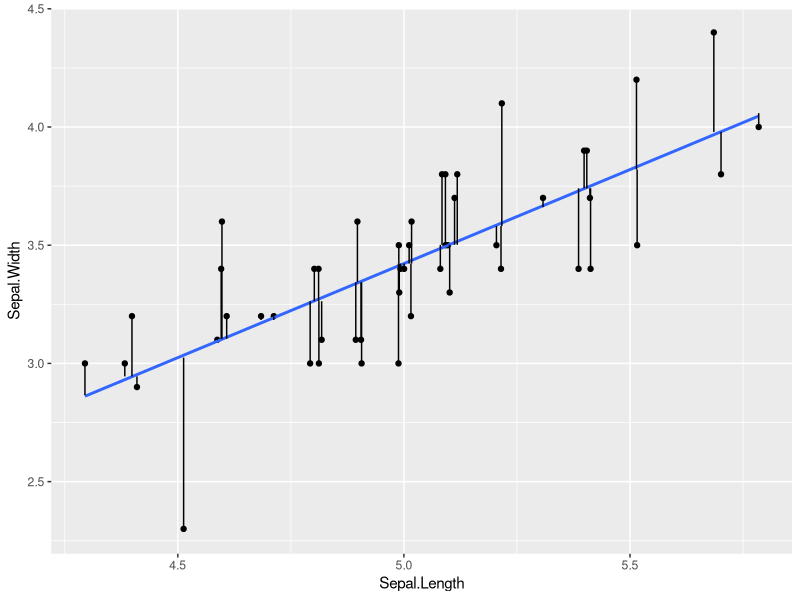
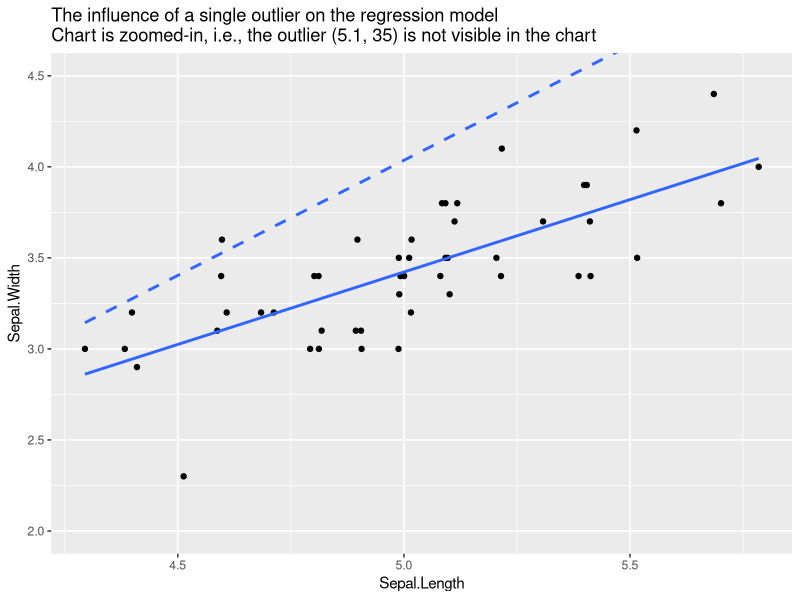

Here is the R script that generated these plots, in order:
## ---- chunk 1
library(tidyverse)

iris_setosa <- iris %>%
  filter(Species == "setosa") %>%
  mutate(Sepal.Length = jitter(Sepal.Length))

setosa_lm = lm(data = iris_setosa,
               formula = Sepal.Width ~ Sepal.Length)

iris_lm_errors <- iris_setosa %>%
  mutate(Sepal.Width.pred = predict(setosa_lm, 
                                    newdata = iris %>% 
                                      filter(Species == "setosa")))

ggplot(iris_lm_errors, 
       aes(x=Sepal.Length, y=Sepal.Width)) + 
  geom_point() + stat_smooth(method = "lm", se = FALSE) + 
  geom_segment(aes(x = Sepal.Length, xend = Sepal.Length, y = Sepal.Width, yend = Sepal.Width.pred))

## ---- chunk 2

iris_lm_complete <- lm(data = iris, 
                       formula = Sepal.Width ~ Sepal.Length + Petal.Width + Petal.Length)

summary(iris_lm_complete)
  
## ---- chunk 3

iris_nonlm <- lm(data = iris %>% mutate(sqaured.Length = Sepal.Length^2),
                 formula = 
                   Sepal.Width ~ 
                   Sepal.Length + Petal.Length + Petal.Width + 
                   sqaured.Length + Petal.Length*Petal.Width + 
                   factor(Species))
summary(iris_nonlm)

## ---- chunk 4

iris_setosa_outlier <- iris_setosa %>%
  add_row(Sepal.Length = 5.1, Sepal.Width = 35, Petal.Length = 1.4, Petal.Width = 0.2, Species = "setosa")

ggplot(iris_setosa_outlier, aes(x = Sepal.Length, y = Sepal.Width)) + 
  geom_point() + stat_smooth(method = "lm", se = FALSE,
                             linetype = "dashed") + 
  stat_smooth(inherit.aes = FALSE,
              method = "lm", 
              data = iris_setosa, aes(x = Sepal.Length, y = Sepal.Width), 
              se = FALSE) + 
  coord_cartesian(ylim = c(2, 4.5)) + 
  ggtitle("The influence of a single outlier on the regression model\nChart is zoomed-in, i.e., the outlier (5.1, 35) is not visible in the chart")

